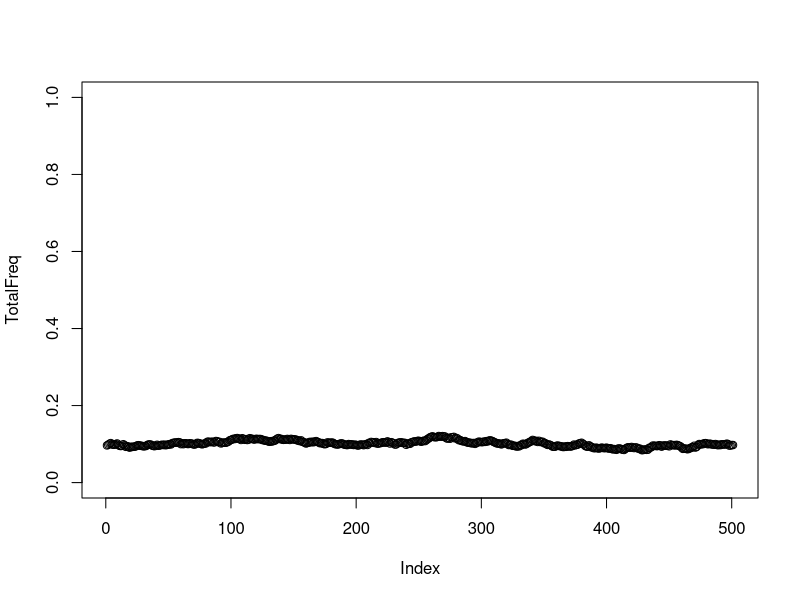

Recreate this plot in R.
ancientfreq  = runif(1, 0.05,0.2)
Generations = 500
N=30000
selectioncoef = 0.0 #0.005

M = matrix(0, nrow = 0, ncol = 4)
TotalFreq = c(ancientfreq)
currentfreq = ancientfreq
for (i in 1:Generations) {

  newmean  = (currentfreq + currentfreq * selectioncoef )  /(1 + currentfreq * selectioncoef)
  
currentfreq  = rbinom(1, N, newmean ) / N

  TotalFreq = c(TotalFreq, currentfreq)

if (i %%2 == 0) {
    r = runif(1)
    if (r < currentfreq**2) M = rbind(M, c(paste0(toString(Generations-i), ".0001"), "-inf", "-inf", "0.00") )
    else if (r < currentfreq**2 + (1 - currentfreq)**2 ) {
      M = rbind(M, c(paste0(toString(Generations-i), ".0001"), "0.00", "-inf",  "-inf") )
    }
    else {
      M = rbind(M, c(paste0(toString(Generations-i), ".0001"), "-inf",   "0.00", "-inf") )
    }  
}}
M = M[-nrow(M),]
M = M[nrow(M):1,]
plot(TotalFreq, ylim = c(0,1))
writeLines(toString(TotalFreq ), "FrequencyTrajectory.txt", sep = "\n")
writeLines(toString(TotalFreq[length(TotalFreq)] ), "ModernFreq.txt", sep = "\n")

write.table(M, file = "Samples.txt", quote = F, sep = " ", row.names = F, col.names = F)

